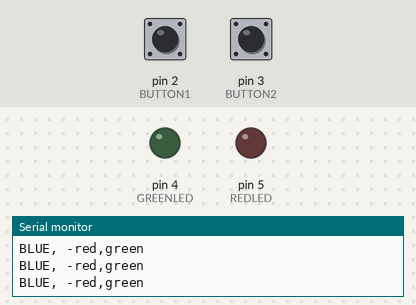
Simulated run of this sketch. Board: Arduino Uno, built with avr-gcc and run on an emulated ATmega328P. Parts: output pins drawn as LEDs (lit = HIGH), the last lines printed to the serial monitor. The inputs (shaded band) are chosen by the test bench; at power-on: pin 2 (BUTTON1) HIGH, pin 3 (BUTTON2) HIGH. Pins used as bus, display or sensor lines are not drawn.

Above: at 1.2 s.
1.3 s: pin 2 (BUTTON1) pulled LOW for 0.15 s
At 2.2 s:
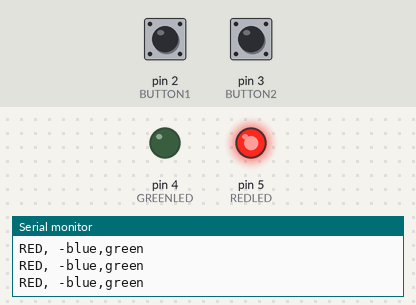
2.9 s: pin 3 (BUTTON2) pulled LOW for 0.15 s
At 3.8 s:
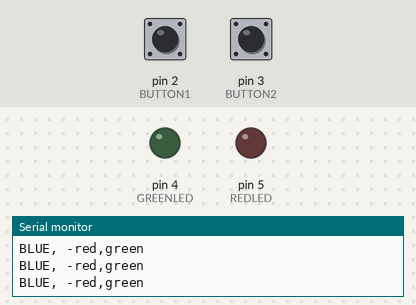
6.0 s: pin 3 (BUTTON2) pulled LOW for 1 s
At 7.0 s:
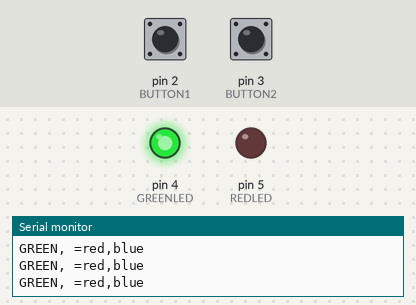
8.5 s: pin 2 (BUTTON1) pulled LOW for 1 s
At 10.9 s:
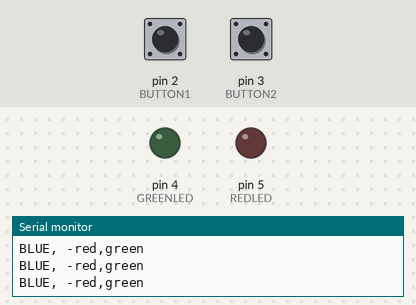
12.5 s: pin 2 (BUTTON1) pulled LOW for 3.2 s
At 13.0 s:
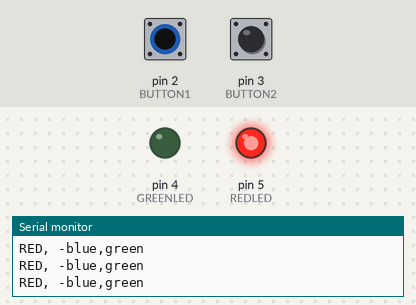
17.2 s: pin 3 (BUTTON2) pulled LOW for 3.2 s
At 21.4 s:
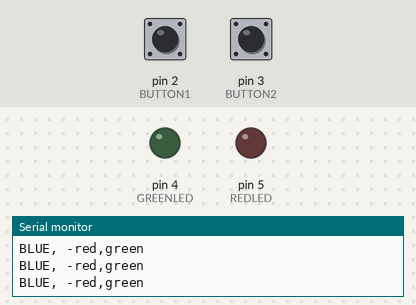
Timing chart, 0 to 22.9 s (numbered marks = the images above; inputs shaded):
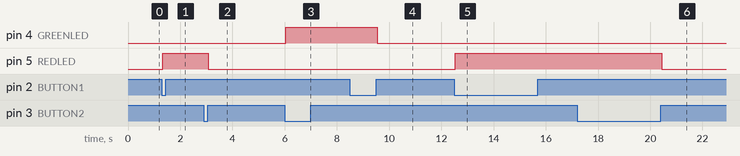

Measured:
- after the input at 1.3 s, pin 5 (REDLED): LOW → HIGH at once
- after the input at 2.9 s, pin 5 (REDLED): HIGH → LOW after 0.18 s
- after the input at 6.0 s, pin 4 (GREENLED): LOW → HIGH at once
- after the input at 8.5 s, pin 4 (GREENLED): HIGH → LOW after 1.0 s
- after the input at 12.5 s, pin 5 (REDLED): LOW → HIGH at once
- after the input at 17.2 s, pin 5 (REDLED): HIGH → LOW after 3.2 s

The sketch:

week2_lab2_q1.ino
```cpp
#define BUTTON1 2
#define BUTTON2 3

#define GREENLED 4
#define REDLED 5
#define BLUELED 0

volatile int button1count = 0;
volatile int button2count = 0;

void setup() {
  // put your setup code here, to run once:
  Serial.begin(9600);
  pinMode(BUTTON1, INPUT_PULLUP);
  pinMode(BUTTON2, INPUT_PULLUP);

  pinMode(REDLED, OUTPUT);
  pinMode(BLUELED, OUTPUT);
  pinMode(GREENLED, OUTPUT);

  attachInterrupt(digitalPinToInterrupt(BUTTON1), button1ISR, CHANGE);
  attachInterrupt(digitalPinToInterrupt(BUTTON2), button2ISR, CHANGE);

  digitalWrite(REDLED, LOW);
  digitalWrite(GREENLED, LOW);
  digitalWrite(BLUELED, LOW);
}

//check if led lit order is correct
void loop() {
  // put your main code here, to run repeatedly:
  if (button1count > button2count){
    Serial.println(F("RED, -blue,green"));
    digitalWrite(REDLED, HIGH);
    digitalWrite(BLUELED, LOW);
    digitalWrite(GREENLED, LOW);
  } else if(button1count == button2count) {
    Serial.println(F("BLUE, -red,green"));
    digitalWrite(REDLED, LOW);
    digitalWrite(BLUELED, HIGH);
    digitalWrite(GREENLED, LOW);
  } else {
    Serial.println(F("GREEN, =red,blue"));
    digitalWrite(REDLED, LOW);
    digitalWrite(BLUELED, LOW);
    digitalWrite(GREENLED, HIGH);
  }
}

void button1ISR() {
  button1count++;
}

void button2ISR() {
  button2count++;
}
```
